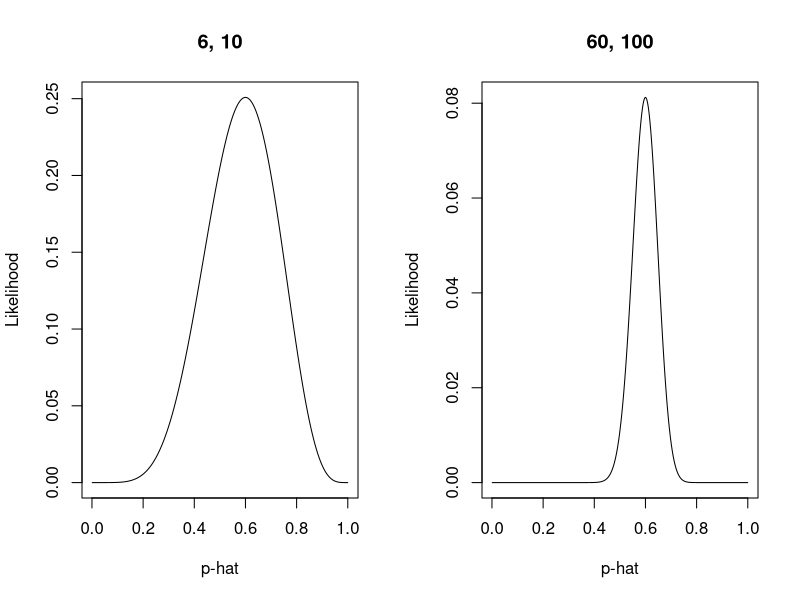
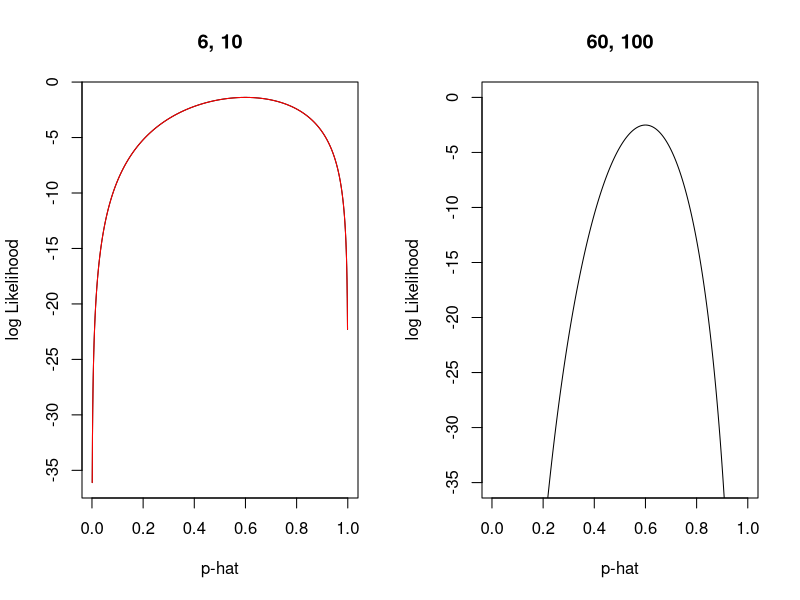
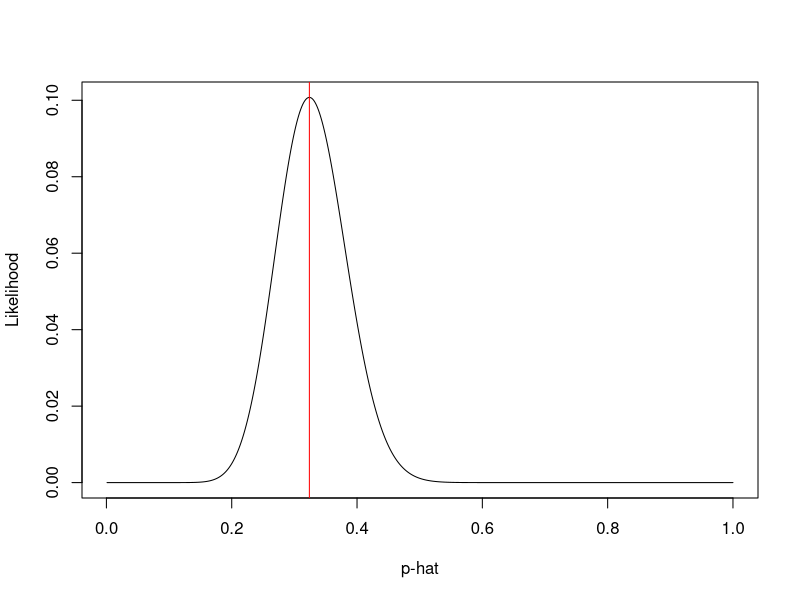

These figures' R source, in order:
  # Estimating Demographic Parameters
  # Lab Day 1
  # Anna Moeller
  # 9/1/2016

  # Load packages
  library(MASS)

# 1. Write a function for the binomial probability
  binpr <- function(y, n, p) {
    # Calculate binomial probability
    # Arguments: y = # successes
    #            n = # of trials
    #            p = probability of success
    # Returns probability
    
    choose(n, y) * p^y * (1-p)^(n-y)
  }
  
  # Check with dbinom
  binpr(10, 15, 0.5)
  dbinom(10, 15, 0.5)
  
# 2. Plot likelihood functions
  x <- (1:1000)/1000
  tst1 <- binpr(y = 6, n = 10, p = x)
  tst2 <- binpr(y = 60, n = 100, p = x)
  
  par(mfrow = c(1, 2))
  plot(x, tst1, type = "l", xlab = "p-hat", ylab = "Likelihood", main = "6, 10")
  plot(x, tst2, type = "l", xlab = "p-hat", ylab = "Likelihood", main = "60, 100")
  
# 3. Plot log-likelihood functions
  logL1 <- log(tst1)
  logL2 <- log(tst2)
  
  plot(x, logL1, type = "l", xlab = "p-hat", ylab = "log Likelihood", main = "6, 10")
  lines(x, dbinom(6, 10, x, log = T), col = "red") # To check that I did it right
  plot(x, logL2, type = "l", xlab = "p-hat", ylab = "log Likelihood", main = "60, 100",
       ylim = c(-35, 0))
  
# 4. Use optim and calculate SE(phat)
  # This is the maximum of the likelihood, not the log likelihood, but they should be the same
  opt <- optim(par = 0.5, fn = binpr, y = 23, n = 71, control = list(fnscale = -1), hessian = T)
  
  # Plot it for kicks
  par(mfrow = c(1, 1))
  plot(x, binpr(y = 23, n = 71, p = x), type = "l", xlab = "p-hat", ylab = "Likelihood")
  abline(v = opt$par, col = "red") # Truth
  
  # Calculate SE of p-hat
  sqrt(opt$par*(1-opt$par)/71)
  # -ginv(opt$hessian)  # This is wrong on the probability scale
  # -1/opt$hessian  # This is wrong on the probability scale
  
# Extra credit: Write the log likelihood
  logL <- function(y, n, p) {
    log(choose(n, y)) + y*log(p) + (n - y)*log(1 - p)
  }
  
  # Test it
  logL(10, 15, 0.5)
  dbinom(10, 15, 0.5, log = T)
  
  # See if this fixes my variance estimate
  opt2 <- optim(par = 0.5, fn = logL, y = 23, n = 71, control = list(fnscale = -1), hessian = T)
  
  # Calculate SE of p-hat
  sqrt(opt2$par*(1-opt2$par)/71)
  sqrt(-ginv(opt2$hessian))
  sqrt(-1/opt2$hessian)
  # Sweet! to calculate variance with the hessian, you have to be on the logL scale
  